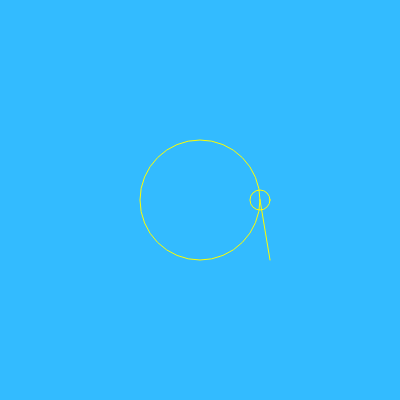
Frame 1 (no input)
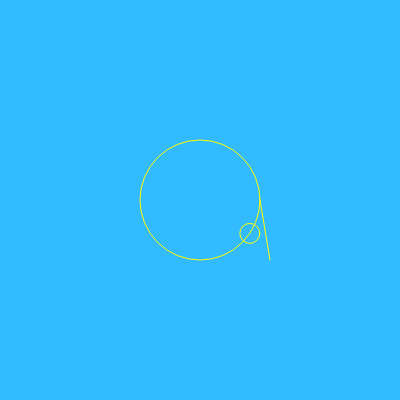
Frame 60 (no input)
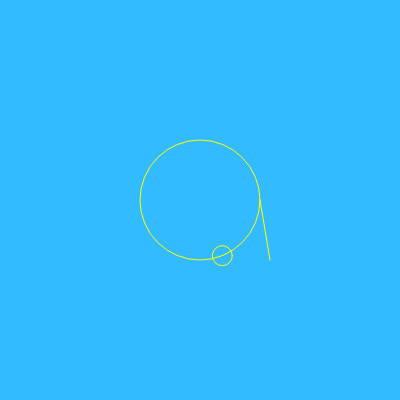
Frame 120 (the mouse pressed at the canvas centre since frame 60)

The p5.js sketch that drew these frames (run headless with seeded random() and noise() and a simulated clock; from frame 60 on, the mouse is pressed at the canvas centre):

// p5.js sketch
// ── sketch.js
let rotation = 0;
let angle = 0

function setup() {
  createCanvas(400, 400);
  colorMode(HSL);
}

function draw() {
  background(200, 100, 60);
  noFill();
  stroke(60,100,50);
  translate(200, 200);
  const r = 60
  ellipse(0,0, 2 * r)
//   rotate(rotation);
//   beginShape();
//   g =  map(sin(time), -1, 1, PI, 0.01)

//   for (let i = 0; i < TWO_PI; i += 0.1) {
//     const radius = 100;
//     const angle = i;
//     let r2 = radius + random(-6,6)
//     let x = cos(angle) * r2
//     let y = sin(angle) * r2;
//     vertex(x, y);
//   }

//   endShape(CLOSE);
  const x = cos(angle) * r 
  const y = sin(angle) * r
  let r2= 10
  ellipse(x,y, 2 * r2)
  let x2 = cos(0) * r2
  let y2 = sin(0) * r2
  line(r+x2,r+y2,x2+50, y2)
  angle += 0.01
  // time += 0.01
}
